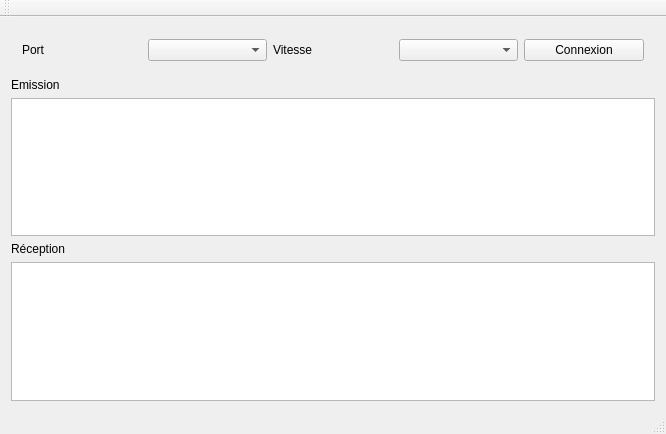
<?xml version="1.0" encoding="UTF-8"?>
<ui version="4.0">
 <class>MainWindow</class>
 <widget class="QMainWindow" name="MainWindow">
  <property name="geometry">
   <rect>
    <x>0</x>
    <y>0</y>
    <width>666</width>
    <height>434</height>
   </rect>
  </property>
  <property name="windowTitle">
   <string>MainWindow</string>
  </property>
  <widget class="QWidget" name="centralWidget">
   <layout class="QVBoxLayout" name="verticalLayout">
    <item>
     <widget class="QWidget" name="widget" native="true">
      <layout class="QHBoxLayout" name="horizontalLayout">
       <item>
        <widget class="QLabel" name="label_2">
         <property name="minimumSize">
          <size>
           <width>116</width>
           <height>20</height>
          </size>
         </property>
         <property name="text">
          <string>Port</string>
         </property>
        </widget>
       </item>
       <item>
        <widget class="QComboBox" name="comboPort">
         <property name="maximumSize">
          <size>
           <width>121</width>
           <height>26</height>
          </size>
         </property>
        </widget>
       </item>
       <item>
        <widget class="QLabel" name="label_3">
         <property name="minimumSize">
          <size>
           <width>116</width>
           <height>0</height>
          </size>
         </property>
         <property name="text">
          <string>Vitesse</string>
         </property>
        </widget>
       </item>
       <item>
        <widget class="QComboBox" name="comboVitesse"/>
       </item>
       <item>
        <widget class="QPushButton" name="ButtonConnexion">
         <property name="text">
          <string>Connexion</string>
         </property>
        </widget>
       </item>
      </layout>
     </widget>
    </item>
    <item>
     <widget class="QLabel" name="label">
      <property name="text">
       <string>Emission</string>
      </property>
     </widget>
    </item>
    <item>
     <widget class="QTextEdit" name="boxEmission"/>
    </item>
    <item>
     <widget class="QLabel" name="label_4">
      <property name="text">
       <string>Réception</string>
      </property>
     </widget>
    </item>
    <item>
     <widget class="QTextEdit" name="boxReception"/>
    </item>
   </layout>
  </widget>
  <widget class="QMenuBar" name="menuBar">
   <property name="geometry">
    <rect>
     <x>0</x>
     <y>0</y>
     <width>666</width>
     <height>22</height>
    </rect>
   </property>
  </widget>
  <widget class="QToolBar" name="mainToolBar">
   <attribute name="toolBarArea">
    <enum>TopToolBarArea</enum>
   </attribute>
   <attribute name="toolBarBreak">
    <bool>false</bool>
   </attribute>
  </widget>
  <widget class="QStatusBar" name="statusBar"/>
 </widget>
 <layoutdefault spacing="6" margin="11"/>
 <tabstops>
  <tabstop>comboPort</tabstop>
  <tabstop>comboVitesse</tabstop>
  <tabstop>ButtonConnexion</tabstop>
  <tabstop>boxEmission</tabstop>
  <tabstop>boxReception</tabstop>
 </tabstops>
 <resources/>
 <connections/>
</ui>
